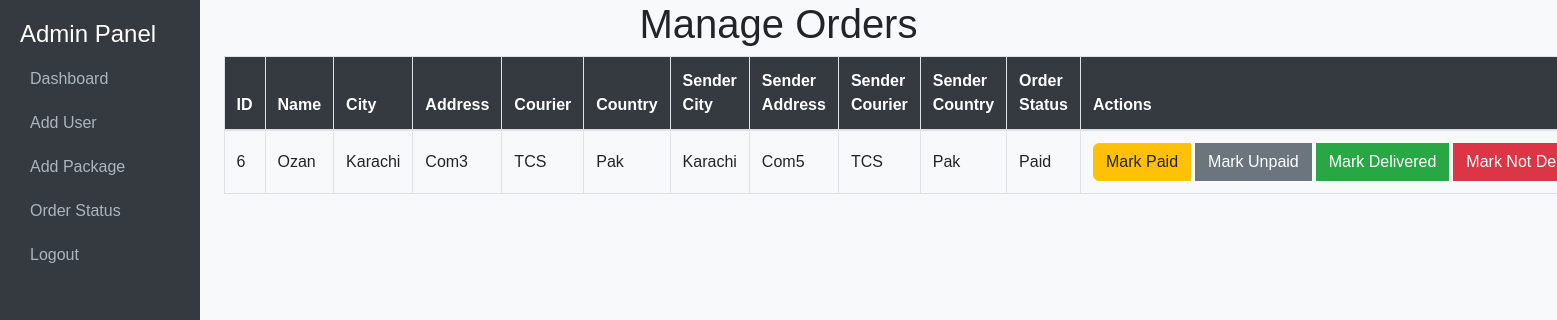
Screenshot of /letsdophp/admin_panel/admin.php with the database file from the repository.
### tables this page shows
CREATE TABLE `user1` (
  `id` int(11) NOT NULL,
  `name` varchar(255) NOT NULL,
  `city` varchar(255) NOT NULL,
  `address` varchar(255) NOT NULL,
  `courier` varchar(255) NOT NULL,
  `country` varchar(255) NOT NULL,
  `send` varchar(200) NOT NULL,
  `sendercity` varchar(255) NOT NULL,
  `senderaddress` varchar(255) NOT NULL,
  `sendercourier` varchar(255) NOT NULL,
  `sendercountr` varchar(255) NOT NULL,
  `orderstatus` varchar(255) NOT NULL,
  `email` varchar(255) NOT NULL
);

### letsdophp/admin_panel/admin.php (the view, shortened to what this page needs)
<!DOCTYPE html>
<html lang="en">
<head>
    <link href="https://stackpath.bootstrapcdn.com/bootstrap/4.5.2/css/bootstrap.min.css" rel="stylesheet">
</head>
<body>
<div class="d-flex">
    <nav class="sidebar">
        <h4>Admin Panel</h4>
        <ul class="nav flex-column">
            <li class="nav-item">
                <a class="nav-link" href="admin_panel.php">Dashboard</a>
            </li>
            <li class="nav-item">
                <a class="nav-link" href="add_user.php">Add User</a>
            </li>
            <li class="nav-item">
                <a class="nav-link" href="add_package.php">Add Package</a>
            </li>
            <li class="nav-item">
                <a class="nav-link" href="admin.php">Order Status</a>
            </li>
            <li class="nav-item">
                <a class="nav-link" href="logout.php">Logout</a>
            </li>
        </ul>
    </nav>
    <div class="container">
        <h1 class="text-center">Manage Orders</h1>
        <?php
        include 'config.php';
        $sql = "SELECT * FROM user1";
        $result = $conn->query($sql);
        if ($result->num_rows > 0) {
            echo '<table class="table table-bordered">';
            echo '<thead><tr><th>ID</th><th>Name</th><th>City</th><th>Address</th><th>Courier</th><th>Country</th><th>Sender City</th><th>Sender Address</th><th>Sender Courier</th><th>Sender Country</th><th>Order Status</th><th>Actions</th></tr></thead>';
            echo '<tbody>';
            while ($row = $result->fetch_assoc()) {
                echo '<tr>';
                echo '<td>' . $row['id'] . '</td>';
                echo '<td>' . $row['name'] . '</td>';
                echo '<td>' . $row['city'] . '</td>';
                echo '<td>' . $row['address'] . '</td>';
                echo '<td>' . $row['courier'] . '</td>';
                echo '<td>' . $row['country'] . '</td>';
                echo '<td>' . $row['sendercity'] . '</td>';
                echo '<td>' . $row['senderaddress'] . '</td>';
                echo '<td>' . $row['sendercourier'] . '</td>';
                echo '<td>' . $row['sendercountr'] . '</td>';
                echo '<td>' . $row['orderstatus'] . '</td>';
                echo '<td>
                        <div class="btn-group" role="group">
                            <a href="admin.php?id=' . $row['id'] . '&status=Paid" class="btn btn-warning">Mark Paid</a>
                            <a href="admin.php?id=' . $row['id'] . '&status=Unpaid" class="btn btn-secondary">Mark Unpaid</a>
                            <a href="admin.php?id=' . $row['id'] . '&status=Delivered" class="btn btn-success">Mark Delivered</a>
                            <a href="admin.php?id=' . $row['id'] . '&status=Not Delivered" class="btn btn-danger">Mark Not Delivered</a>
                            <a href="download_order.php?id=' . $row['id'] . '" class="btn btn-info">Download</a>
                        </div>
                      </td>';
                echo '</tr>';
            }
            echo '</tbody></table>';
        } else {
            echo '<div class="alert alert-info">No orders found.</div>';
        }
        ?>
    </div>
</div>
</body>
</html>
<?php
include 'config.php';
?>

### letsdophp/admin_panel/style.css (style rules this page uses)
body { font-family: 'Arial', sans-serif; background-color: #f8f9fa; color: #212529; margin: 0; padding: 0; }
.sidebar { position: fixed; top: 0; bottom: 0; left: 0; z-index: 100; height: 100%; padding: 20px; background-color: #343a40; width: 200px; transition: all 0.3s ease; }
.sidebar h4 { color: #ffffff; }
.sidebar .nav-link { color: #adb5bd; display: block; padding: 10px; border-radius: 4px; text-decoration: none; }
.table th { background-color: #343a40; color: #ffffff; }
.table td, .table th { vertical-align: middle; }
.table td a { margin-right: 5px; }
.btn { display: inline-block; font-weight: 400; text-align: center; vertical-align: middle; cursor: pointer; border: 1px solid transparent; border-radius: 0.375rem; padding: 0.375rem 0.75rem; font-size: 1rem; line-height: 1.5; transition: all 0.3s ease; }
.btn-warning { background-color: #ffc107; border-color: #ffc107; color: #212529; }
.btn-danger { background-color: #dc3545; border-color: #dc3545; color: #ffffff; }

### letsdophp/admin_panel/admin.php (style rules this page uses)
body { padding-top: 20px; }
.btn-group { display: flex; flex-wrap: nowrap; margin-right: -5px; justify-content: center; }
.btn-group .btn { margin-right: 5px; white-space: nowrap; }
.btn { text-align: center; display: flex; align-items: center; justify-content: center; }

### rows the page displays
user1: id "6", name "Ozan", city "Karachi", address "Com3", courier "TCS", country "Pak", sendercity "Karachi", senderaddress "Com5", sendercourier "TCS", sendercountr "Pak", orderstatus "Paid"
